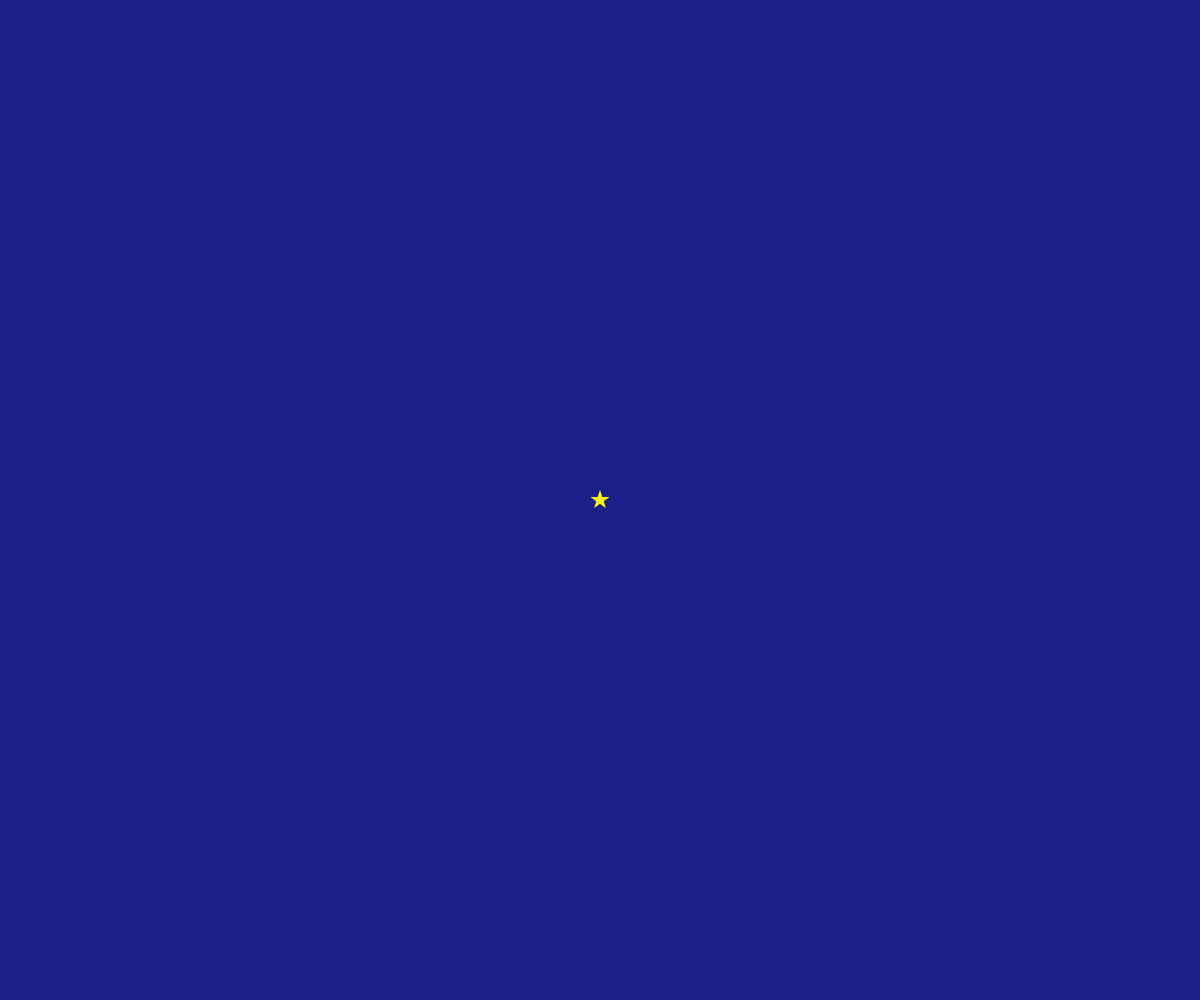
Frame 1 (no input)
Frame 60 (no input): blank canvas, image omitted
Frame 120 (the mouse pressed at the canvas centre since frame 60): blank canvas, image omitted

The p5.js sketch that drew this single still picture (run headless with seeded random() and noise() and a simulated clock; from frame 60 on, the mouse is pressed at the canvas centre):

// p5.js sketch
// ── sketch.js
// テキスト「アニメーション」
let x, y, vx, vy;

function setup(){
  createCanvas(windowWidth, windowHeight);
  x = width / 2;
  y = height / 2;
  vx = 5;
  vy = 5;
  angle = 0
}

function draw(){
  background(29, 32, 136);
  noStroke();
  // translate(width / 2, height / 2);
  // rotate(PI / a);
  fill(255,255,0);
  star(x, y, 10, angle);
  x += vx;
  y += vy;
  angle += 0.1;
  // BLANK[2] (hint: 作った star 関数を使います)

  // 端の処理パターン (1) 反対側から出てくる
  if(x > width){ x = 0; }
  else if(x < 0){ x = width; }
  if(y > height){ y = 0; }
  if(y < 0){ y = height; }
}

function star(cx, cy, r, angle){
  beginShape();
  for(var i = 0; i < 20; i++){
    var theta = TWO_PI * i * 2 / 5 - HALF_PI;
    // translate(width / 2, height / 2);
    // rotate(PI / angle);
    theta += angle;
    // BLANK[1] (hint: angle 分だけ星を回転させるには？)
    var x = cx + cos(theta) * r;
    var y = cy + sin(theta) * r;
    vertex(x,y);
  }
  endShape(CLOSE);
}

function mouseClicked(){
  x = mouseX;
  y = mouseY;
}

function windowResized(){
  resizeCanvas(windowWidth, windowHeight);
}
